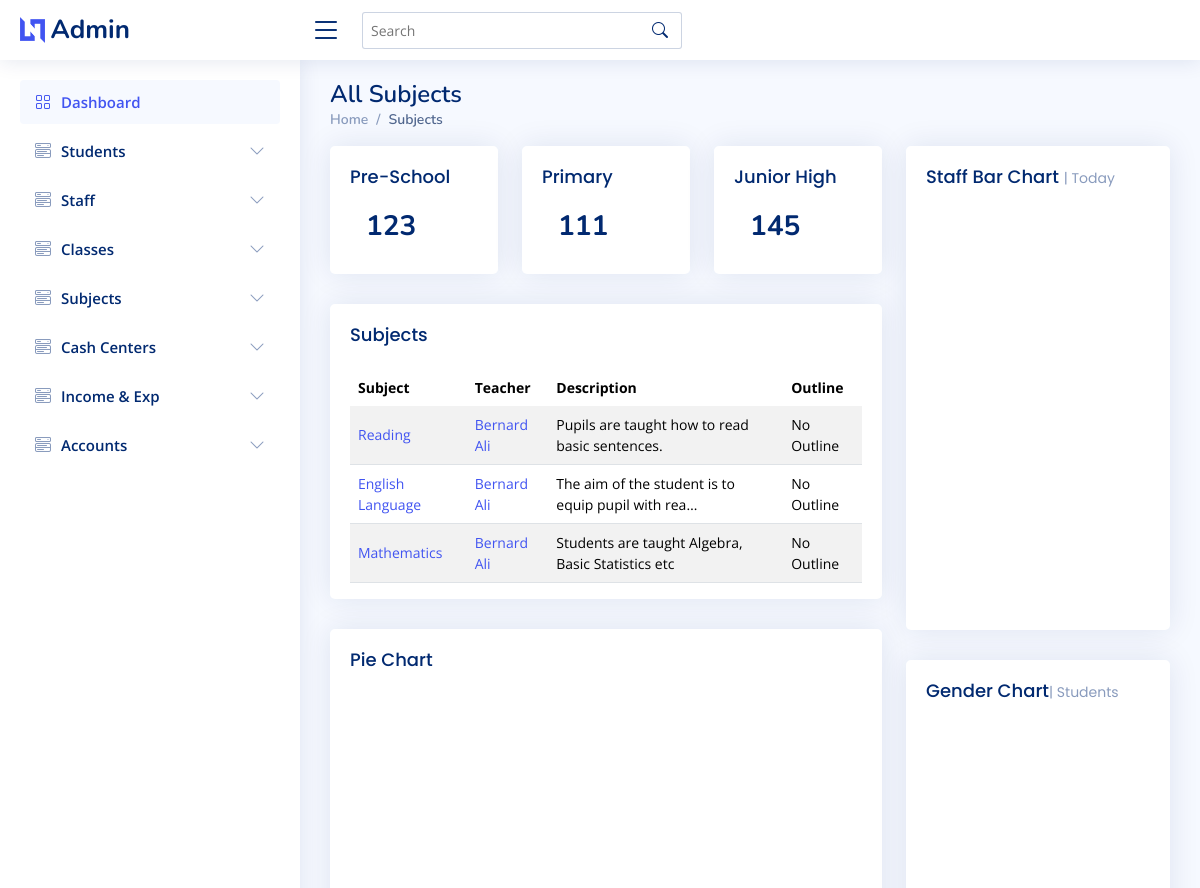
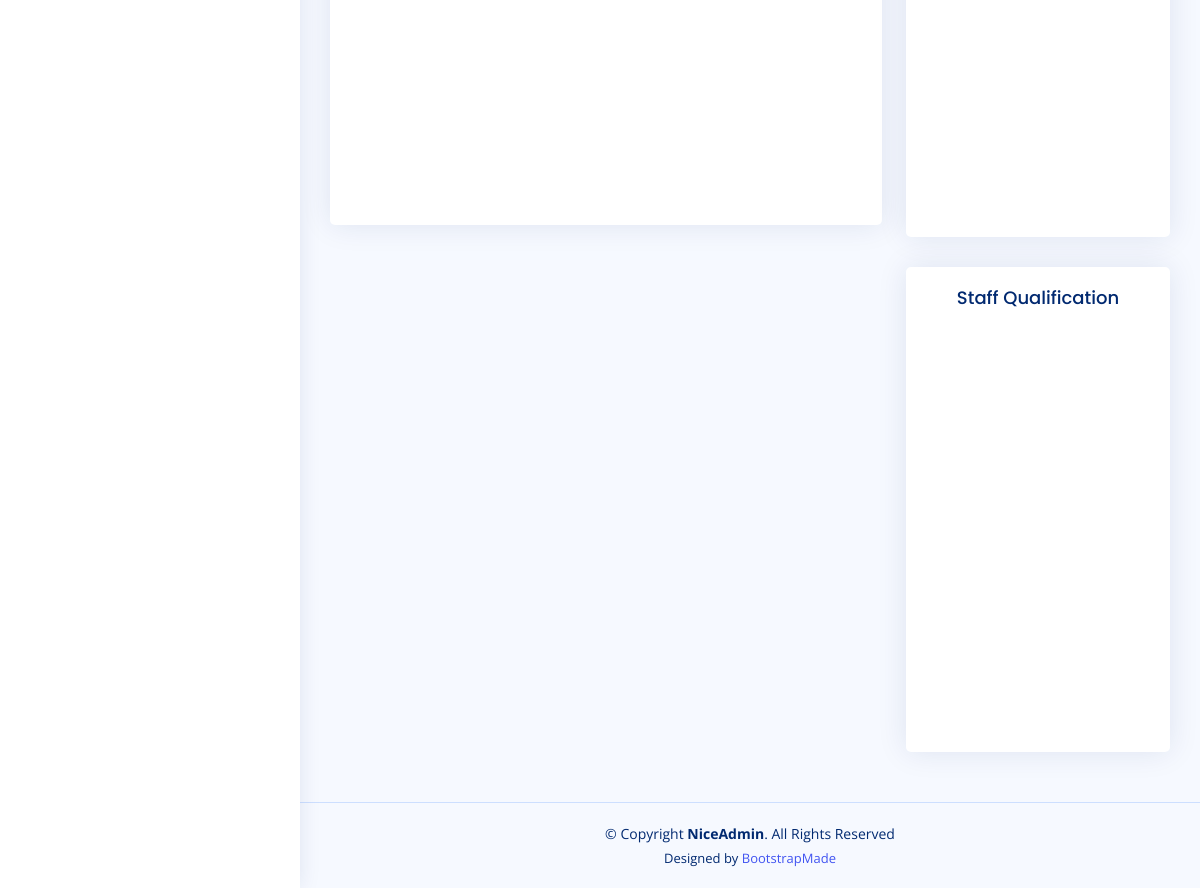
/accounts/subjects, run on the app's committed database (2 pictures, top to bottom).
### core/models.py (models this page shows, shortened)
class Subject(models.Model):
    name = models.CharField(max_length=50)
    level = models.CharField(max_length=15, choices=LEVEL_CHOICES)
    teacher = models.ForeignKey(User, on_delete=models.DO_NOTHING)
    classes = models.ManyToManyField('core.Class', related_name='taught_class', blank=True)
    description = models.TextField()
    subject_outline_file = models.FileField(blank=True, null=True)

### authy/models.py (models this page shows, shortened)
class User(AbstractUser):
    full_name = models.CharField(max_length=200, null=True)
    type = models.CharField(max_length=20, choices=USER_TYPE)
    email = models.EmailField(unique=True, null=True)
    phone = models.CharField(max_length=20)
    avatar = models.ImageField(null=True, default="default.jpg")
    gender = models.CharField(max_length=100, choices=GENDER_CHOICE, null=True, blank=True)
    residence = models.CharField(max_length=100)
    GPS_Address = models.CharField(max_length=15)
    region = models.CharField(max_length=100, choices=REGION_CHOICE, null=True, blank=True)
    nationality = models.CharField(max_length=100, default='Ghanaian')
    created = models.DateField(auto_now_add=True)
    is_blocked = models.BooleanField(default=False)
    classes = models.ManyToManyField('core.Class', related_name='classes', blank=True)
    marital_status = models.CharField(max_length=100, choices=MARITAL_STATUS, default='Single')
    subjects = models.ManyToManyField('core.Subject', related_name='subjects', blank=True)
    profile = models.TextField(blank=True, null=True)
    cv = models.FileField(blank=True, null=True)
    facebook_url = models.URLField(max_length=255, blank=True, null=True)
    twitter_url = models.URLField(max_length=255, blank=True, null=True)
    instagram_url = models.URLField(max_length=255, blank=True, null=True)
    linkedin_url = models.URLField(max_length=255, blank=True, null=True)
    website_url = models.URLField(max_length=255, blank=True, null=True)
    REQUIRED_FIELDS = []

### accounts/views.py (the view)
# urls.py: path('subjects', subjects, name='subjects'),
def subjects(request):
    all_subjects = Subject.objects.all()
    context = {
        'subjects': all_subjects,
    }
    return render(request, 'accounts/subjects.html', context)

### templates/accounts/subjects.html (shortened to what this page needs)
{% extends 'accounts/base.html' %}
{% block content %}
  <main id="main" class="main">
    <div class="pagetitle">
      <h1>All Subjects</h1>
      <nav>
        <ol class="breadcrumb">
          <li class="breadcrumb-item"><a href="index.html">Home</a></li>
          <li class="breadcrumb-item active">Subjects</li>
        </ol>
      </nav>
    </div>
    <section class="section dashboard">
      <div class="row">
        <div class="col-lg-8">
          <div class="row">
            <div class="col-xxl-4 col-md-4">
              <div class="card info-card sales-card">
                <div class="card-body">
                  <h5 class="card-title">Pre-School</h5>
                  <div class="d-flex align-items-center">
                    <div class="ps-3">
                      <h6>123</h6>
                    </div>
                  </div>
                </div>
              </div>
            </div>
            <div class="col-xxl-4 col-md-4">
              <div class="card info-card sales-card">
                <div class="card-body">
                  <h5 class="card-title">Primary</h5>
                  <div class="d-flex align-items-center">
                    <div class="ps-3">
                      <h6>111</h6>
                    </div>
                  </div>
                </div>
              </div>
            </div>
            <div class="col-xxl-4 col-md-4">
              <div class="card info-card sales-card">
                <div class="card-body">
                  <h5 class="card-title">Junior High</h5>
                  <div class="d-flex align-items-center">
                    <div class="ps-3">
                      <h6>145</h6>
                    </div>
                  </div>
                </div>
              </div>
            </div>
            <div class="col-12">
              <div class="card top-selling overflow-auto">
                <div class="card-body pb-0">
                  <h5 class="card-title">Subjects</h5>
                  <table class="table table-striped table-hover datatable">
                    <thead>
                      <tr>
                        <th>Subject</th>
                        <th>Teacher</th>
                        <th>Description</th>
                        <th>Outline</th>
                      </tr>
                    </thead>
                    <tbody>
                      {% for subject in subjects %}
                        <tr>
                          <td><a href="">{{subject.name}}</a></td>
                          <td><a href="{% url 'account_profile' subject.teacher.username %}">{{subject.teacher.full_name}}</a></td>
                          <td>{{subject.description|truncatechars:50}}</td>
                          {% if subject.subject_outline_file %}
                          <td><a href="{{subject.subject_outline_file.url}}">Download Outline</a></td>
                          {% else %}
                          <td>No Outline</td>
                          {% endif %}
                        </tr>
                      {% endfor %}
                    </tbody>
                  </table>
                </div>
              </div>
            </div>
            <div class="col-lg-12">
              <div class="card">
                <div class="card-body">
                  <h5 class="card-title">Pie Chart</h5>
                  <div id="pieChart" style="min-height: 400px;" class="echart"></div>
                </div>
              </div>
            </div>
          </div>
        </div>
        <div class="col-lg-4">
          <div class="card">
            <div class="card-body">
              <h5 class="card-title">Staff Bar Chart <span>| Today</span></h5>
              <div id="barChart" style="min-height: 400px;" class="echart"></div>
            </div>
          </div>
          <div class="card">
            <div class="card-body pb-0">
              <h5 class="card-title">Gender Chart<span>| Students</span></h5>
              <div id="trafficChart" style="min-height: 400px;" class="echart"></div>
            </div>
          </div>
          <div class="card">
            <div class="card-body">
              <h5 class="card-title text-center">Staff Qualification</h5>
              <div id="pieChart2" style="min-height: 400px;" class="echart"></div>
            </div>
          </div>
        </div>
      </div>
    </section>
  </main>
{% endblock content %}

### static/assets/css/style.css (style rules this page uses)
:root { scroll-behavior: smooth; }
body { font-family: "Open Sans", sans-serif; background: #f6f9ff; color: #444444; }
a { color: #4154f1; text-decoration: none; }
h1, h2, h3, h4, h5, h6 { font-family: "Nunito", sans-serif; }
#main { margin-top: 60px; padding: 20px 30px; transition: all 0.3s; }
.pagetitle { margin-bottom: 10px; }
.pagetitle h1 { font-size: 24px; margin-bottom: 0; font-weight: 600; color: #012970; }
.card { margin-bottom: 30px; border: none; border-radius: 5px; box-shadow: 0px 0 30px rgba(1, 41, 112, 0.1); }
.card-title { padding: 20px 0 15px 0; font-size: 18px; font-weight: 500; color: #012970; font-family: "Poppins", sans-serif; }
.card-title span { color: #899bbd; font-size: 14px; font-weight: 400; }
.card-body { padding: 0 20px 20px 20px; }
.breadcrumb { font-size: 14px; font-family: "Nunito", sans-serif; color: #899bbd; font-weight: 600; }
.breadcrumb a { color: #899bbd; transition: 0.3s; }
.breadcrumb .breadcrumb-item::before { color: #899bbd; }
.breadcrumb .active { color: #51678f; font-weight: 600; }
@media (min-width: 1200px) { #main, #footer { margin-left: 300px; } }
.dashboard .info-card { padding-bottom: 10px; }
.dashboard .info-card h6 { font-size: 28px; color: #012970; font-weight: 700; margin: 0; padding: 0; }
.dashboard .top-selling { font-size: 14px; }
.dashboard .top-selling .table thead { background: #f6f6fe; }
.dashboard .top-selling .table thead th { border: 0; }
.dashboard .top-selling .table tbody td { vertical-align: middle; }

### data on the page
Subject: name "Reading", teacher.full_name "Bernard Ali", description "Pupils are taught how to read basic sentences.", shows "No Outline"
Subject: name "English Language", teacher.full_name "Bernard Ali", description "The aim of the student is to equip pupil with rea…", shows "No Outline"
Subject: name "Mathematics", teacher.full_name "Bernard Ali", description "Students are taught Algebra, Basic Statistics etc", shows "No Outline"
